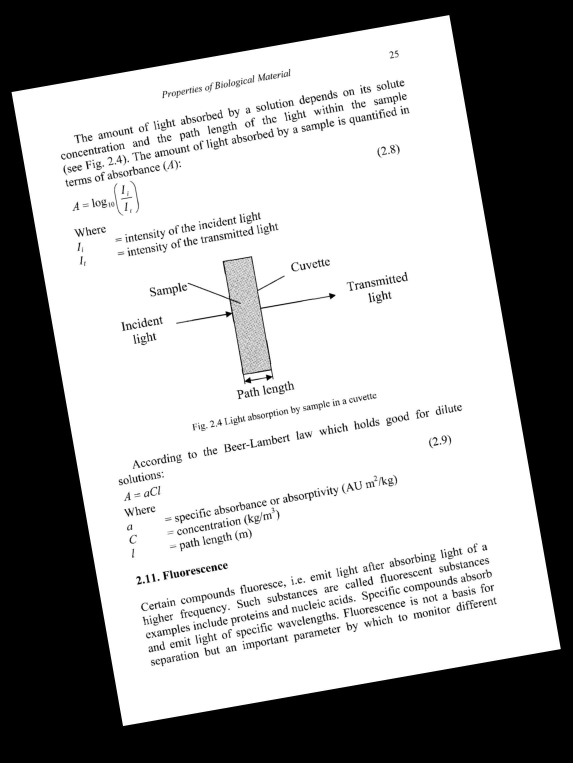
#> input picture assets/6.jpg, 1717 x 2289 px (shown at 1/3 size)
$ jupyter execute bird_view.ipynb
#> lines starting #> are read from the running program, lines starting #| are printed output that depends on the picture; after the words box and inside, x2 and y2 are one past the last pixel; in counts of white or black regions, pixels touching at a corner belong together
[cell 1]
from skimage.filters import threshold_local
import numpy as np
import argparse
import cv2
import imutils
import matplotlib.pyplot as plt

[cell 2]
def order_points(pts):
    # initialzie a list of coordinates that will be ordered
    # such that the first entry in the list is the top-left,
    # the second entry is the top-right, the third is the
    # bottom-right, and the fourth is the bottom-left
    rect = np.zeros((4, 2), dtype = "float32")

    # the top-left point will have the smallest sum, whereas
    # the bottom-right point will have the largest sum
    s = pts.sum(axis = 1)
    rect[0] = pts[np.argmin(s)]
    rect[2] = pts[np.argmax(s)]

    # now, compute the difference between the points, the
    # top-right point will have the smallest difference,
    # whereas the bottom-left will have the largest difference
    diff = np.diff(pts, axis = 1)
    rect[1] = pts[np.argmin(diff)]
    rect[3] = pts[np.argmax(diff)]

    # return the ordered coordinates
    return rect

def four_point_transform(image, pts):
    # obtain a consistent order of the points and unpack them
    # individually
    rect = order_points(pts)
    (tl, tr, br, bl) = rect

    # compute the width of the new image, which will be the
    # maximum distance between bottom-right and bottom-left
    # x-coordiates or the top-right and top-left x-coordinates
    widthA = np.sqrt(((br[0] - bl[0]) ** 2) + ((br[1] - bl[1]) ** 2))
    widthB = np.sqrt(((tr[0] - tl[0]) ** 2) + ((tr[1] - tl[1]) ** 2))
    maxWidth = max(int(widthA), int(widthB))

    # compute the height of the new image, which will be the
    # maximum distance between the top-right and bottom-right
    # y-coordinates or the top-left and bottom-left y-coordinates
    heightA = np.sqrt(((tr[0] - br[0]) ** 2) + ((tr[1] - br[1]) ** 2))
    heightB = np.sqrt(((tl[0] - bl[0]) ** 2) + ((tl[1] - bl[1]) ** 2))
    maxHeight = max(int(heightA), int(heightB))

    # now that we have the dimensions of the new image, construct
    # the set of destination points to obtain a "birds eye view",
    # (i.e. top-down view) of the image, again specifying points
    # in the top-left, top-right, bottom-right, and bottom-left
    # order
    dst = np.array([[0, 0], [maxWidth - 1, 0], [maxWidth - 1, maxHeight - 1], [0, maxHeight - 1]], dtype = "float32")

    # compute the perspective transform matrix and then apply it
    M = cv2.getPerspectiveTransform(rect, dst)
    warped = cv2.warpPerspective(image, M, (maxWidth, maxHeight))

    # return the warped image
    return warped

[cell 3]
# load the image and compute the ratio of the old height
# to the new height, clone it, and resize it
image = cv2.imread("assets/6.jpg")
#> image is the input picture: shape (2289, 1717, 3); min 0, max 255, mean 160.6
ratio = image.shape[0] / 500.0
#> ratio = 4.58
orig = image.copy()
image = imutils.resize(image, height = 500)
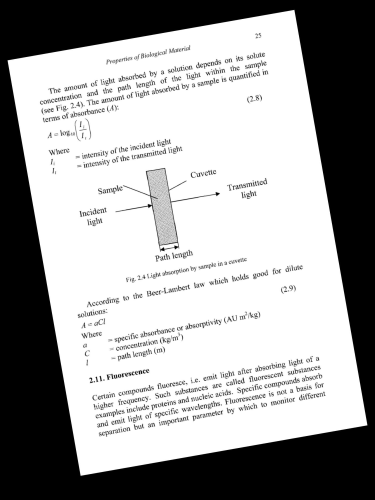
#> image: shape (500, 375, 3); min 0, max 255, mean 160.6

# convert the image to grayscale, blur it, and find edges
# in the image
gray = cv2.cvtColor(image, cv2.COLOR_BGR2GRAY)
gray = cv2.GaussianBlur(gray, (5, 5), 0)
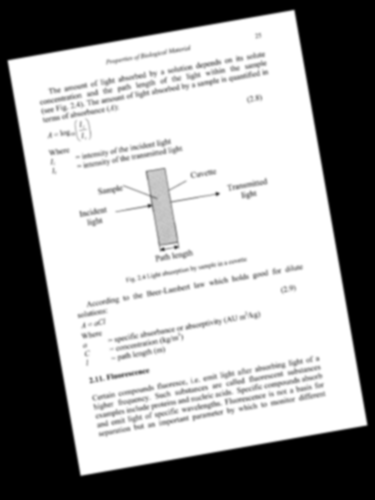
#> gray: shape (500, 375); min 0, max 255, mean 160.6
edged = cv2.Canny(gray, 75, 200)
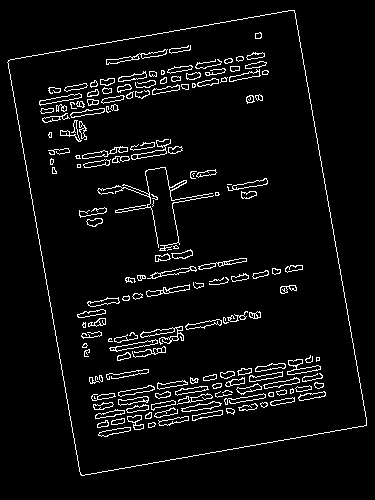
#> edged: shape (500, 375); 5.1% white in thin lines or dots, all inside (x1, y1, x2, y2) = (7, 10, 367, 476)

# [6 lines of commented-out code are left out]
plt.figure(figsize=[16,16])
plt.imshow(edged)

[cell 4]
# find the contours in the edged image, keeping only the
# largest ones, and initialize the screen contour
cnts = cv2.findContours(edged.copy(), cv2.RETR_LIST, cv2.CHAIN_APPROX_SIMPLE)
#> cnts = 333 contours, 108 with area under 20; largest, box (x1, y1, x2, y2) and area: (7, 10, 367, 476) 122854, (7, 10, 367, 476) 122850, (106, 49, 168, 65) 217, (287, 359, 321, 375) 206, (140, 326, 184, 345) 204
cnts = imutils.grab_contours(cnts)
cnts = sorted(cnts, key = cv2.contourArea, reverse = True)[:5]
#> cnts = 5 contours; box (x1, y1, x2, y2) and area: (7, 10, 367, 476) 122854, (7, 10, 367, 476) 122850, (106, 49, 168, 65) 217, (287, 359, 321, 375) 206, (140, 326, 184, 345) 204
screenCnt =[]
# loop over the contours
for c in cnts:
    # approximate the contour
    peri = cv2.arcLength(c, True)
    approx = cv2.approxPolyDP(c, 0.02 * peri, True)

    # if our approximated contour has four points, then we
    # can assume that we have found our screen
    if len(approx) == 4:
        screenCnt = approx
        break
#> this loop made 1 pass
#> (peri, screenCnt) on pass 1: (1503.3, [[294, 10], [7, 62], [81, 475], [366, 425]])

# show the contour (outline) of the piece of paper
# print("STEP 2: Find contours of paper")
if screenCnt.any():
    image = cv2.drawContours(image, [screenCnt], -1, (0, 255, 0), 2)
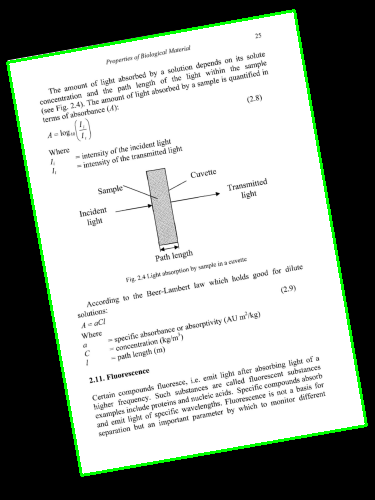
#> image: shape (500, 375, 3); 2.22% of pixels changed, all inside (x1, y1, x2, y2) = (6, 9, 368, 477)
    plt.figure(figsize=[16,16])
    plt.imshow(image)
    # apply the four point transform to obtain a top-down
    # view of the original image
    warped = four_point_transform(orig, screenCnt.reshape(4, 2) * ratio)
#> in order_points, `s = pts.sum(axis = 1)`: s = [1391.7, 315.9, 2545.4, 3621.2]
#> in order_points, `diff = np.diff(pts, axis = 1)`: diff = [-1300.2, 251.8, 1803.7, 270.1]
#> in four_point_transform, `rect = order_points(pts)`: rect = [[32.05, 283.8], [1345.9, 45.78], [1675.5, 1945.7], [370.8, 2174.6]]
#> in four_point_transform, `(tl, tr, br, bl) = rect`: tl = [32.05, 283.8]; tr = [1345.9, 45.78]; br = [1675.5, 1945.7]; bl = [370.8, 2174.6]
#> in four_point_transform, `widthA = np.sqrt(((br[0] - bl[0]) ** 2) + ((br[1] - bl[1]) ** 2))`: widthA = 1324.7
#> in four_point_transform, `widthB = np.sqrt(((tr[0] - tl[0]) ** 2) + ((tr[1] - tl[1]) ** 2))`: widthB = 1335.3
#> in four_point_transform, `maxWidth = max(int(widthA), int(widthB))`: maxWidth = 1335
#> in four_point_transform, `heightA = np.sqrt(((tr[0] - br[0]) ** 2) + ((tr[1] - br[1]) ** 2))`: heightA = 1928.3
#> in four_point_transform, `heightB = np.sqrt(((tl[0] - bl[0]) ** 2) + ((tl[1] - bl[1]) ** 2))`: heightB = 1920.8
#> in four_point_transform, `maxHeight = max(int(heightA), int(heightB))`: maxHeight = 1928
#> in four_point_transform, `dst = np.array([[0, 0], [maxWidth - 1, 0], [maxWidth - 1, maxHeight - ..`: dst = [[0, 0], [1334, 0], [1334, 1927], [0, 1927]]
#> in four_point_transform, `M = cv2.getPerspectiveTransform(rect, dst)`: M = [[0.986, -0.177, 18.55], [0.177, 0.978, -283.3], [2.12e-06, -4.57e-06, 1]]
#> in four_point_transform, `warped = cv2.warpPerspective(image, M, (maxWidth, maxHeight))`:
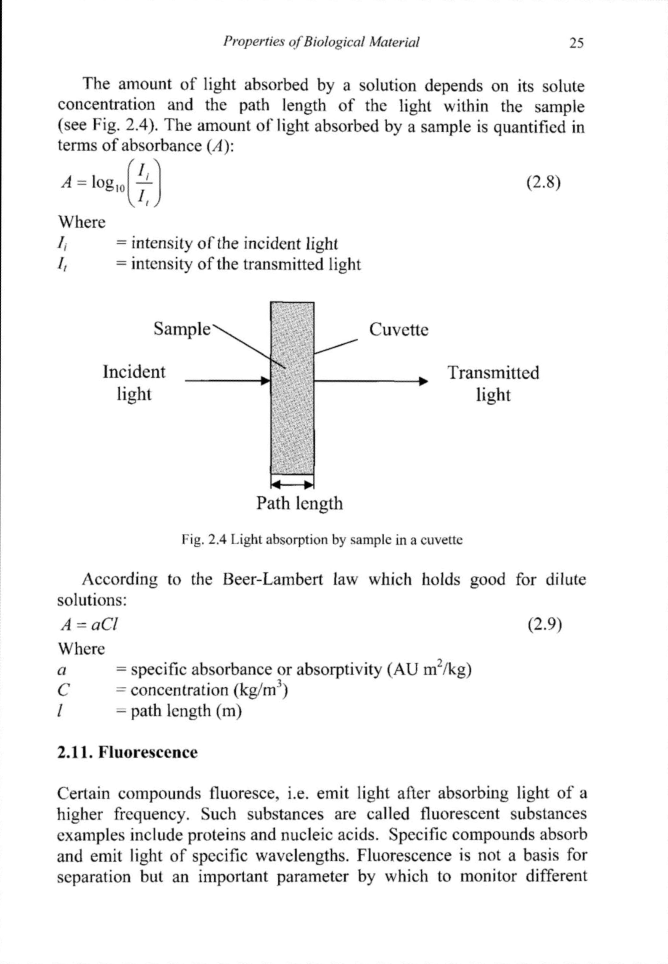
#> warped: shape (1928, 1335, 3) (shown at 1/2 size); min 0, max 255, mean 244.7

    # convert the warped image to grayscale, then threshold it
    # to give it that 'black and white' paper effect
    warped = cv2.cvtColor(warped, cv2.COLOR_BGR2GRAY)
#> warped: shape (1928, 1335)
    T = threshold_local(warped, 11, offset = 10, method = "gaussian")
    warped = (warped > T).astype("uint8") * 255
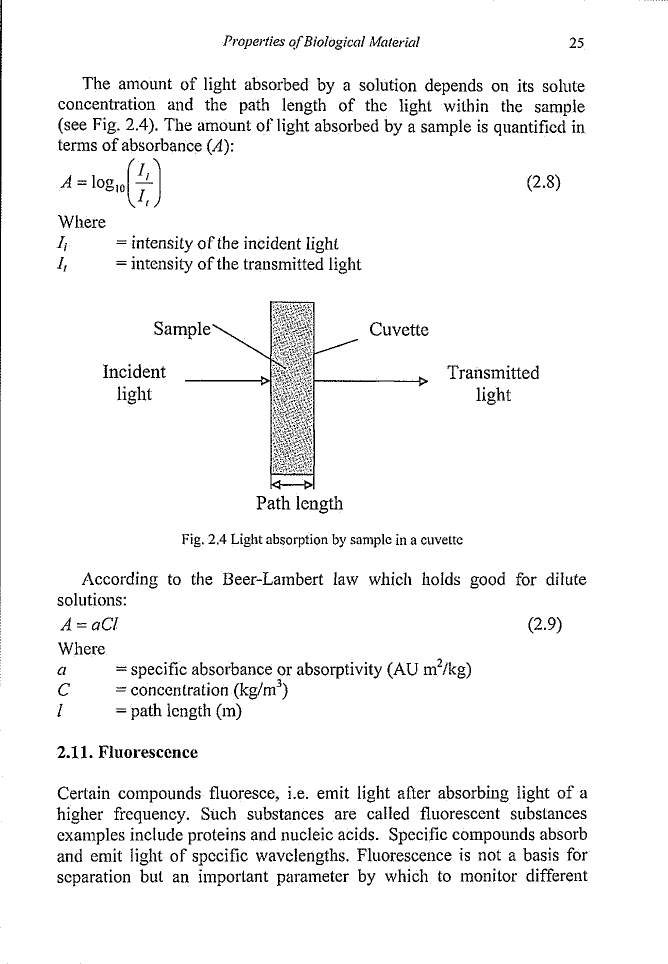
#> warped: shape (1928, 1335) (shown at 1/2 size); 95.6% white; 2291 black regions (1333 under 20 px), largest, box (x1, y1, x2, y2) and area: (370, 602, 856, 979) 5055, (0, 0, 4, 1174) 2386, (255, 316, 271, 416) 280

    # show the original and scanned images
    # print("STEP 3: Apply perspective transform")
    # cv2.imshow("Original", imutils.resize(orig, height = 650))
    # cv2.imshow("Scanned", imutils.resize(warped, height = 650))
    plt.figure(figsize=[16,16])
    plt.imshow(warped)
else:
    print("no contours found, no reshape needed")
